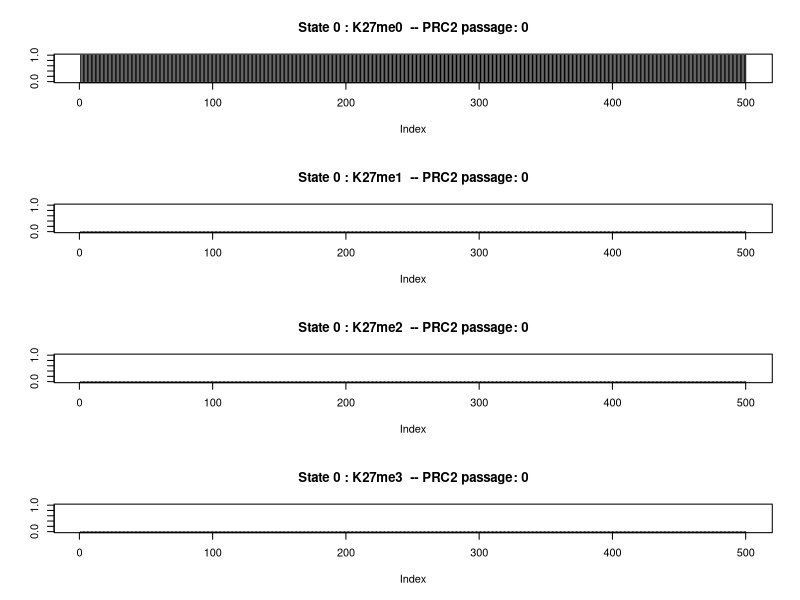
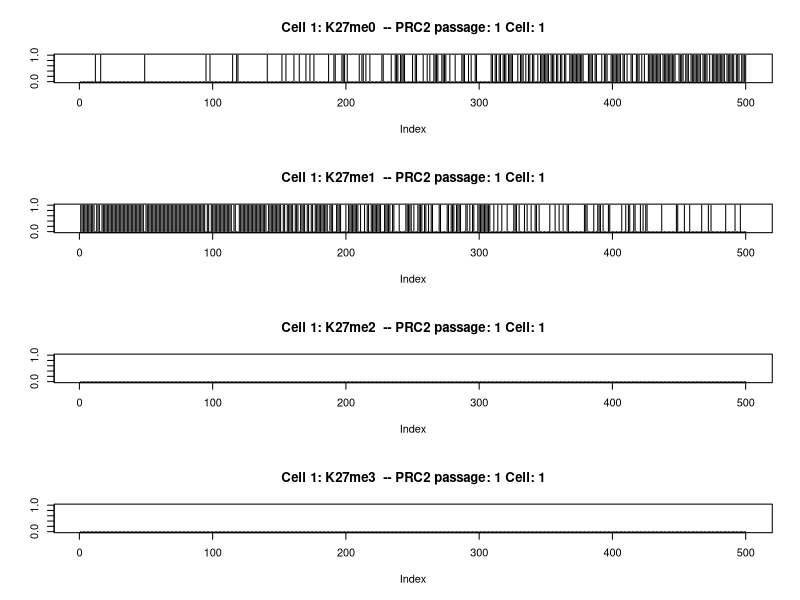
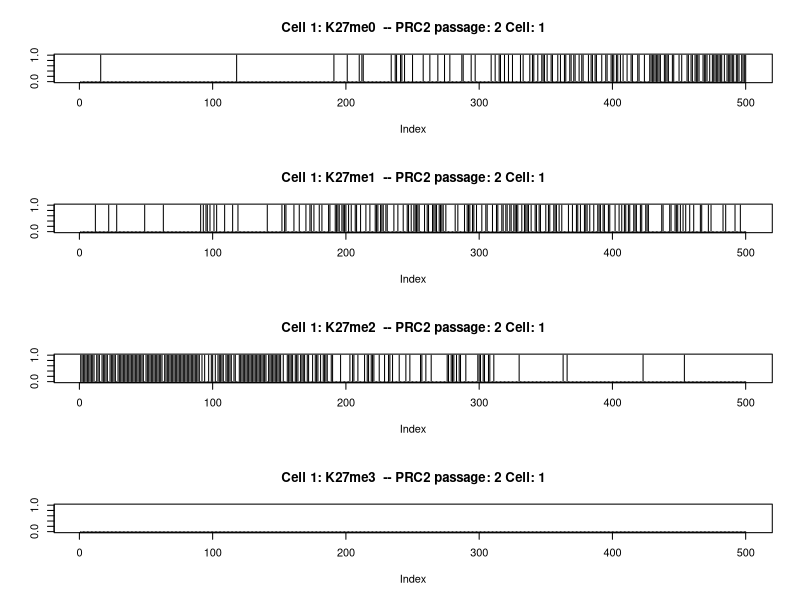
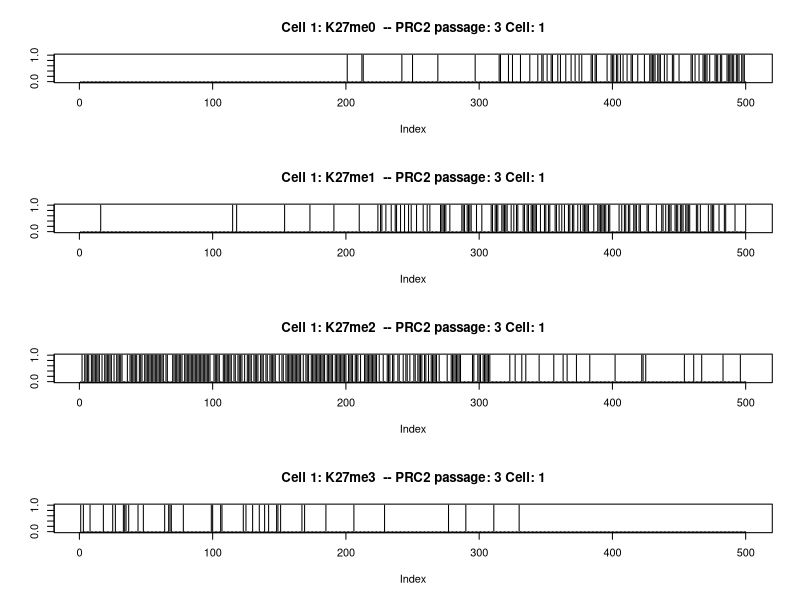
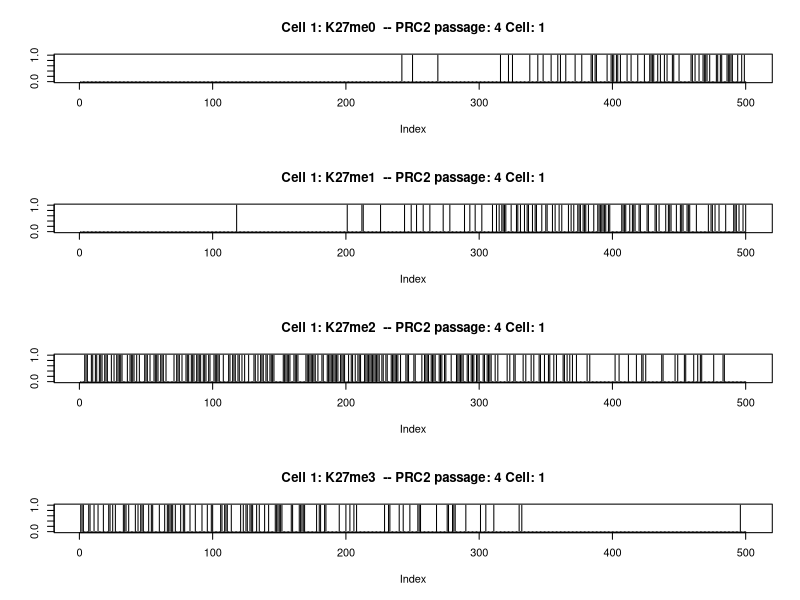
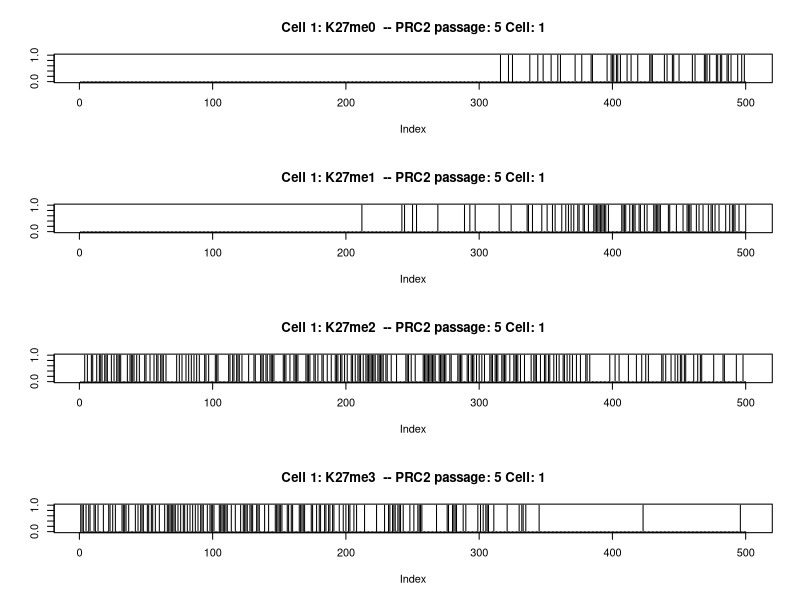
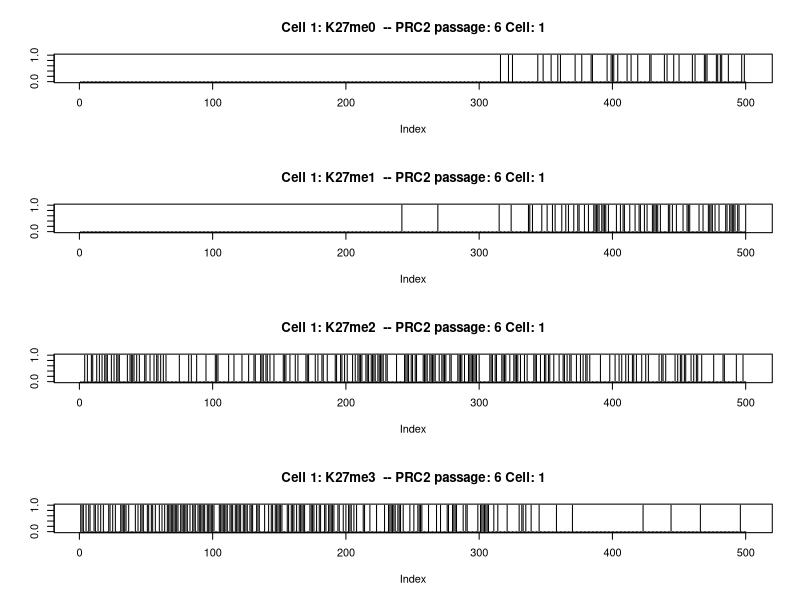
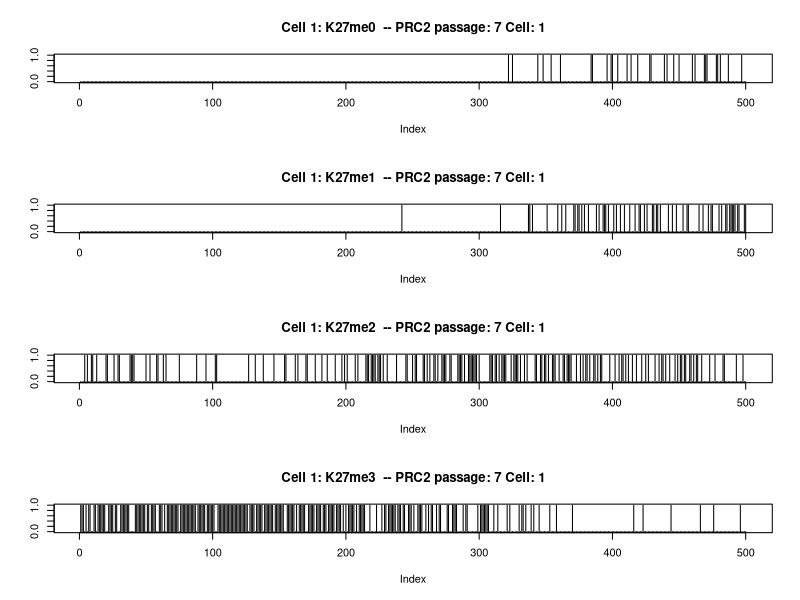

Source code (R) for these figures, in order:
setwd("~/Desktop/Histone_Mark_Simulation/Images/new/")
options(scipen=999)
mysamp <- function(n, m, s, lwr, upr, nnorm) {
  samp <- rnorm(nnorm, m, s)
  samp <- samp[samp >= lwr & samp <= upr]
  if (length(samp) >= n) {
    return(sample(samp, n))
  }  
  stop(simpleError("Not enough values to sample from. Try increasing nnorm."))
}

nnuc=500
### prc2 initiation
prc2=0
mitosis=10
mitosis0=mitosis
burden12=0.00
burden23=0.55
# population initiation
finalz<-data.frame(integer(nnuc),integer(nnuc),integer(nnuc),integer(nnuc),integer(nnuc))
colnames(finalz)<-c("N","me0","me1","me2","me3")
for (n in 1:nnuc)
{
  finalz$N[n]=n
  finalz$me0[n]=0
  finalz$me1[n]=0
  finalz$me2[n]=0
  finalz$me3[n]=0
}


passages<- data.frame(matrix(nrow = nnuc,ncol = (3*mitosis)))
passcolnames<-c()
#passcolnames<-c("N")
for (i in 1:mitosis){
  #  passcolnames<-c(passcolnames,paste(i,"me0",sep="_"))
  passcolnames<-c(passcolnames,paste(i,"me1",sep="_"))
  passcolnames<-c(passcolnames,paste(i,"me2",sep="_"))
  passcolnames<-c(passcolnames,paste(i,"me3",sep="_"))
}
colnames(passages)<-passcolnames
for (n in 1:nnuc)
{
  passages[n,]=0
}

initial_cell_count=10
final_cell_count=initial_cell_count

for (cell in 1:initial_cell_count)  {
  #  set.seed(cell)
  ### Creating Naked Chromatin
  chromatin<-data.frame(integer(nnuc),integer(nnuc),integer(nnuc),integer(nnuc),integer(nnuc),integer(nnuc))
  colnames(chromatin)<-c("N","S","me0","me1","me2","me3")
  
  
  for (n in 1:nnuc)
  {
    chromatin$N[n]=n
    chromatin$S[n]=0
    chromatin$me0[n]=1
    chromatin$me1[n]=0
    chromatin$me2[n]=0
    chromatin$me3[n]=0
  }
  if (cell ==1)
  {
    #png(paste("~/Desktop/Histone_Mark_Simulation/Images/000-3marks-average.png",sep=""),width = 800,height = 600)
    
    par(mfrow=c(4,1))
    plot(chromatin$me0,type = "h", ylim = c(0,1), main = paste("State 0 : K27me0","  -- PRC2 passage: ",prc2,sep=""),ylab="")
    plot(chromatin$me1,type = "h", ylim = c(0,1), main = paste("State 0 : K27me1","  -- PRC2 passage: ",prc2,sep=""),ylab="")
    plot(chromatin$me2,type = "h", ylim = c(0,1), main = paste("State 0 : K27me2","  -- PRC2 passage: ",prc2,sep=""),ylab="")
    plot(chromatin$me3,type = "h", ylim = c(0,1), main = paste("State 0 : K27me3","  -- PRC2 passage: ",prc2,sep=""),ylab="")
    #dev.off()
  }
  
  padd0=c()
  padd1=c()
  padd2=c()
  padd3=c()
  
  mitosis=mitosis0 
  print(mitosis)  
  
  ### Runs of PRC2
  for (prc2 in 1:mitosis) {
    ### Depositing marks
    for (n in 1:nnuc)
    {
      
      padd1[n]=mysamp(n=1, m=0.69, s=0.1, lwr=0, upr=1, nnorm=100)
      padd2[n]=mysamp(n=1, m=0.01, s=0.1, lwr=0, upr=1, nnorm=100)
      padd3[n]=mysamp(n=1, m=0.00, s=0.1, lwr=0, upr=1, nnorm=100)
      padd0[n]=1-(sum(padd1[n],padd2[n],padd3[n]))
      
      
      # PRC2 halflife
      if (0.3-(n/nnuc) < 0 ){lower=0} else {lower=0.3-(n/nnuc)}
      if (1.3-(n/nnuc) > 1){upper=1} else {upper=1.3-(n/nnuc)}
      if (0.8-(n/nnuc) < 0){meaner=0} else {meaner=0.8-(n/nnuc)}
      
      chromatin$pE[n]=mysamp(n=1, m=meaner, s=0.05, lwr=lower, upr=upper, nnorm=100)
      
      chromatin$pDep0[n]=padd0[n]
      chromatin$pDep1[n]=padd1[n]*chromatin$pE[n]
      chromatin$pDep2[n]=padd2[n]*chromatin$pE[n]
      chromatin$pDep3[n]=padd3[n]*chromatin$pE[n]
      chromatin$pmax[n]=max(c(chromatin$pDep0[n],chromatin$pDep1[n],chromatin$pDep2[n],chromatin$pDep3[n]))
      #     print (paste ("Cell: ",cell," --- PRC2 passage: ",prc2))
      
      if (chromatin$S[n] == 0)
      {
        if(chromatin$pDep0[n] == chromatin$pmax[n])
        {
          chromatin$me0[n]=1
          chromatin$me1[n]=0
          chromatin$me2[n]=0
          chromatin$me3[n]=0
        } else if(chromatin$pDep1[n] == chromatin$pmax[n]) {
          chromatin$S[n]=1
          chromatin$me0[n]=0
          chromatin$me1[n]=1
          chromatin$me2[n]=0
          chromatin$me3[n]=0
        } else  if(chromatin$pDep2[n] == chromatin$pmax[n]) {
          chromatin$S[n]=2
          chromatin$me0[n]=0
          chromatin$me1[n]=0
          chromatin$me2[n]=1
          chromatin$me3[n]=0
        } else  if(chromatin$pDep3[n] == chromatin$pmax[n]) {
          chromatin$S[n]=3
          chromatin$me0[n]=0
          chromatin$me1[n]=0
          chromatin$me2[n]=0
          chromatin$me3[n]=1
        }
      } else if (chromatin$S[n] == 1)  {
        if(chromatin$pDep0[n] == chromatin$pmax[n])
        {
          chromatin$S[n]=1
          chromatin$me0[n]=0
          chromatin$me1[n]=1
          chromatin$me2[n]=0
          chromatin$me3[n]=0
        } else if(chromatin$pDep1[n] == chromatin$pmax[n] & rnorm(1,mean=0.5,sd=0.1) > burden12) {
          chromatin$S[n]=2
          chromatin$me0[n]=0
          chromatin$me1[n]=0
          chromatin$me2[n]=1
          chromatin$me3[n]=0
        } else  if(chromatin$pDep2[n] == chromatin$pmax[n]) {
          chromatin$S[n]=3
          chromatin$me0[n]=0
          chromatin$me1[n]=0
          chromatin$me2[n]=0
          chromatin$me3[n]=1
        } 
      } else if (chromatin$S[n] == 2)  {
        if(chromatin$pDep0[n] == chromatin$pmax[n])
        {
          chromatin$S[n]=2
          chromatin$me0[n]=0
          chromatin$me1[n]=0
          chromatin$me2[n]=1
          chromatin$me3[n]=0
        } else if(chromatin$pDep1[n] == chromatin$pmax[n]  & rnorm(1,mean=0.5,sd=0.1) > burden23)  {
          chromatin$S[n]=3
          chromatin$me0[n]=0
          chromatin$me1[n]=0
          chromatin$me2[n]=0
          chromatin$me3[n]=1
        }
      }
    }
    
    
    
    #prc2=(prc2)+1
    #print (prc2)
    
    if (cell ==1 && prc2>0){
      #png(paste("~/Desktop/Histone_Mark_Simulation/Images/",prc2,"-3marks-average.png",sep=""),width = 800,height = 600)
      
      par(mfrow=c(4,1))
      plot(chromatin$me0,type = "h", ylim = c(0,1), main = paste("Cell 1: K27me0","  -- PRC2 passage: ",prc2," Cell: ",cell,sep=""),ylab="")
      plot(chromatin$me1,type = "h", ylim = c(0,1), main = paste("Cell 1: K27me1","  -- PRC2 passage: ",prc2," Cell: ",cell,sep=""),ylab="")
      plot(chromatin$me2,type = "h", ylim = c(0,1), main = paste("Cell 1: K27me2","  -- PRC2 passage: ",prc2," Cell: ",cell,sep=""),ylab="")
      plot(chromatin$me3,type = "h", ylim = c(0,1), main = paste("Cell 1: K27me3","  -- PRC2 passage: ",prc2," Cell: ",cell,sep=""),ylab="")
      #dev.off()
    }
    
    
    colnumber=(prc2-1)*3
    #      passages[,colnumber]=passages[,colnumber]+chromatin$me0
    passages[,(colnumber+1)]=passages[,(colnumber+1)]+chromatin$me1
    passages[,(colnumber+2)]=passages[,(colnumber+2)]+chromatin$me2
    passages[,(colnumber+3)]=passages[,(colnumber+3)]+chromatin$me3      
    
    
    
    
  }
  
  
  finalz$me0<-finalz$me0+chromatin$me0
  finalz$me1<-finalz$me1+chromatin$me1
  finalz$me2<-finalz$me2+chromatin$me2
  finalz$me3<-finalz$me3+chromatin$me3
  print ("iteration")
  print (cell)
  #print ("chromatin3")
  #print(chromatin$me3)
  
  
  # Mitosis  
  if (runif(n=1,min = 0,max = 100) >= 50  && prc2 > 1)
  {
    #Adding one to the number of final cell population
    final_cell_count=final_cell_count+1
    
    ## Removing the chromatin values already added to the pool (passages) so when we add the values of the daughter chromatins, it won't be doubled
    
    passages[,(colnumber+1)]=passages[,(colnumber+1)]-chromatin$me1
    passages[,(colnumber+2)]=passages[,(colnumber+2)]-chromatin$me2
    passages[,(colnumber+3)]=passages[,(colnumber+3)]-chromatin$me3      
    finalz$me0<-finalz$me0-chromatin$me0
    finalz$me1<-finalz$me1-chromatin$me1
    finalz$me2<-finalz$me2-chromatin$me2
    finalz$me3<-finalz$me3-chromatin$me3
    
    # Creating two empty daughter chromatins
    daughter1<-data.frame(integer(nnuc),integer(nnuc),integer(nnuc),integer(nnuc),integer(nnuc),integer(nnuc))
    colnames(daughter1)<-c("N","S","me0","me1","me2","me3")
    
    
    for (n in 1:nnuc)
    {
      daughter1$N[n]=n
      daughter1$S[n]=0
      daughter1$me0[n]=1
      daughter1$me1[n]=0
      daughter1$me2[n]=0
      daughter1$me3[n]=0
    }
    
    daughter2<-data.frame(integer(nnuc),integer(nnuc),integer(nnuc),integer(nnuc),integer(nnuc),integer(nnuc))
    colnames(daughter2)<-c("N","S","me0","me1","me2","me3")
    
    
    for (n in 1:nnuc)
    {
      daughter2$N[n]=n
      daughter2$S[n]=0
      daughter2$me0[n]=1
      daughter2$me1[n]=0
      daughter2$me2[n]=0
      daughter2$me3[n]=0
    }
    
    
    #randomly assigning marks from the mother chromatin to its daughter chromatins (likelihood of 50% on each nucleosome to be assigned to a different daughter chromatin)
    
    for (m in 1:nnuc){
      if (runif(n=1,min = 0,max = 100) > 50)
      {
        daughter1$S[m]=chromatin$S[m]
        daughter1$me0[m]=chromatin$me0[m]
        daughter1$me1[m]=chromatin$me1[m]
        daughter1$me2[m]=chromatin$me2[m]
        daughter1$me3[m]=chromatin$me3[m]
      }
      else {
        daughter2$S[m]=chromatin$S[m]
        daughter2$me0[m]=chromatin$me0[m]
        daughter2$me1[m]=chromatin$me1[m]
        daughter2$me2[m]=chromatin$me2[m]
        daughter2$me3[m]=chromatin$me3[m]
      }
    }
    
    
    
    # print daughter chromatins
    if (cell ==1 && prc2==mitosis0){
      #png(paste("~/Desktop/Histone_Mark_Simulation/Images/",prc2,"-3marks-average.png",sep=""),width = 800,height = 600)
      par(mfrow=c(4,1))
      plot(daughter1$me0,type = "h", ylim = c(0,1), main = paste("Original Daughter1 Cell 1: K27me0","  -- PRC2 passage: ",prc2," Cell: ",cell,sep=""),ylab="")
      plot(daughter1$me1,type = "h", ylim = c(0,1), main = paste("Original Daughter1 Cell 1: K27me1","  -- PRC2 passage: ",prc2," Cell: ",cell,sep=""),ylab="")
      plot(daughter1$me2,type = "h", ylim = c(0,1), main = paste("Original Daughter1 Cell 1: K27me2","  -- PRC2 passage: ",prc2," Cell: ",cell,sep=""),ylab="")
      plot(daughter1$me3,type = "h", ylim = c(0,1), main = paste("Original Daughter1 Cell 1: K27me3","  -- PRC2 passage: ",prc2," Cell: ",cell,sep=""),ylab="")
      
      plot(daughter2$me0,type = "h", ylim = c(0,1), main = paste("Original Daughter2 Cell 2: K27me0","  -- PRC2 passage: ",prc2," Cell: ",cell,sep=""),ylab="")
      plot(daughter2$me1,type = "h", ylim = c(0,1), main = paste("Original Daughter2 Cell 2: K27me1","  -- PRC2 passage: ",prc2," Cell: ",cell,sep=""),ylab="")
      plot(daughter2$me2,type = "h", ylim = c(0,1), main = paste("Original Daughter2 Cell 2: K27me2","  -- PRC2 passage: ",prc2," Cell: ",cell,sep=""),ylab="")
      plot(daughter2$me3,type = "h", ylim = c(0,1), main = paste("Original Daughter2 Cell 2: K27me3","  -- PRC2 passage: ",prc2," Cell: ",cell,sep=""),ylab="")
      
      
      #dev.off()
    }
    
    
    ####### Now putting daughter chromatins through another round of Lysine methylation  ################
    ################## Daughter 1 #######################
    ### Runs of PRC2
    for (prc2 in 1:mitosis) {
      ### Depositing marks on daughter1
      for (n in 1:nnuc)
      {
        
        padd1[n]=mysamp(n=1, m=0.69, s=0.1, lwr=0, upr=1, nnorm=100)
        padd2[n]=mysamp(n=1, m=0.01, s=0.1, lwr=0, upr=1, nnorm=100)
        padd3[n]=mysamp(n=1, m=0.00, s=0.1, lwr=0, upr=1, nnorm=100)
        padd0[n]=1-(sum(padd1[n],padd2[n],padd3[n]))
        
        
        # PRC2 halflife
        if (0.3-(n/nnuc) < 0 ){lower=0} else {lower=0.3-(n/nnuc)}
        if (1.3-(n/nnuc) > 1){upper=1} else {upper=1.3-(n/nnuc)}
        if (0.8-(n/nnuc) < 0){meaner=0} else {meaner=0.8-(n/nnuc)}
        
        daughter1$pE[n]=mysamp(n=1, m=meaner, s=0.05, lwr=lower, upr=upper, nnorm=100)
        
        daughter1$pDep0[n]=padd0[n]
        daughter1$pDep1[n]=padd1[n]*daughter1$pE[n]
        daughter1$pDep2[n]=padd2[n]*daughter1$pE[n]
        daughter1$pDep3[n]=padd3[n]*daughter1$pE[n]
        daughter1$pmax[n]=max(c(daughter1$pDep0[n],daughter1$pDep1[n],daughter1$pDep2[n],daughter1$pDep3[n]))
        #     print (paste ("Cell: ",cell," --- PRC2 passage: ",prc2))
        
        if (daughter1$S[n] == 0)
        {
          if(daughter1$pDep0[n] == daughter1$pmax[n])
          {
            daughter1$me0[n]=1
            daughter1$me1[n]=0
            daughter1$me2[n]=0
            daughter1$me3[n]=0
          } else if(daughter1$pDep1[n] == daughter1$pmax[n]) {
            daughter1$S[n]=1
            daughter1$me0[n]=0
            daughter1$me1[n]=1
            daughter1$me2[n]=0
            daughter1$me3[n]=0
          } else  if(daughter1$pDep2[n] == daughter1$pmax[n]) {
            daughter1$S[n]=2
            daughter1$me0[n]=0
            daughter1$me1[n]=0
            daughter1$me2[n]=1
            daughter1$me3[n]=0
          } else  if(daughter1$pDep3[n] == daughter1$pmax[n]) {
            daughter1$S[n]=3
            daughter1$me0[n]=0
            daughter1$me1[n]=0
            daughter1$me2[n]=0
            daughter1$me3[n]=1
          }
        } else if (daughter1$S[n] == 1)  {
          if(daughter1$pDep0[n] == daughter1$pmax[n])
          {
            daughter1$S[n]=1
            daughter1$me0[n]=0
            daughter1$me1[n]=1
            daughter1$me2[n]=0
            daughter1$me3[n]=0
          } else if(daughter1$pDep1[n] == daughter1$pmax[n] & rnorm(1,mean=0.5,sd=0.1) > burden12) {
            daughter1$S[n]=2
            daughter1$me0[n]=0
            daughter1$me1[n]=0
            daughter1$me2[n]=1
            daughter1$me3[n]=0
          } else  if(daughter1$pDep2[n] == daughter1$pmax[n]) {
            daughter1$S[n]=3
            daughter1$me0[n]=0
            daughter1$me1[n]=0
            daughter1$me2[n]=0
            daughter1$me3[n]=1
          } 
        } else if (daughter1$S[n] == 2)  {
          if(daughter1$pDep0[n] == daughter1$pmax[n])
          {
            daughter1$S[n]=2
            daughter1$me0[n]=0
            daughter1$me1[n]=0
            daughter1$me2[n]=1
            daughter1$me3[n]=0
          } else if(daughter1$pDep1[n] == daughter1$pmax[n]  & rnorm(1,mean=0.5,sd=0.1) > burden23)  {
            daughter1$S[n]=3
            daughter1$me0[n]=0
            daughter1$me1[n]=0
            daughter1$me2[n]=0
            daughter1$me3[n]=1
          }
        }
      }
      
      
      
      #prc2=(prc2)+1
      #print (prc2)
      
      if (cell ==1 && prc2>0){
        #png(paste("~/Desktop/Histone_Mark_Simulation/Images/",prc2,"-3marks-average.png",sep=""),width = 800,height = 600)
        
        par(mfrow=c(4,1))
        plot(daughter1$me0,type = "h", ylim = c(0,1), main = paste("Daughter1 Cell 1: K27me0","  -- PRC2 passage: ",prc2," Cell: ",cell,sep=""),ylab="")
        plot(daughter1$me1,type = "h", ylim = c(0,1), main = paste("Daughter1 Cell 1: K27me1","  -- PRC2 passage: ",prc2," Cell: ",cell,sep=""),ylab="")
        plot(daughter1$me2,type = "h", ylim = c(0,1), main = paste("Daughter1 Cell 1: K27me2","  -- PRC2 passage: ",prc2," Cell: ",cell,sep=""),ylab="")
        plot(daughter1$me3,type = "h", ylim = c(0,1), main = paste("Daughter1 Cell 1: K27me3","  -- PRC2 passage: ",prc2," Cell: ",cell,sep=""),ylab="")
        #dev.off()
      }
      
      
      colnumber=(prc2-1)*3
      #passages[,colnumber]=passages[,colnumber]+daughter1$me0
      passages[,(colnumber+1)]=passages[,(colnumber+1)]+daughter1$me1
      passages[,(colnumber+2)]=passages[,(colnumber+2)]+daughter1$me2
      passages[,(colnumber+3)]=passages[,(colnumber+3)]+daughter1$me3
      finalz$me0<-finalz$me0+daughter1$me0
      finalz$me1<-finalz$me1+daughter1$me1
      finalz$me2<-finalz$me2+daughter1$me2
      finalz$me3<-finalz$me3+daughter1$me3
      
      
      
      
    }
    ################## Daughter 2 #######################
    
    ### Runs of PRC2
    for (prc2 in 1:mitosis) {
      ### Depositing marks on daughter 2
      for (n in 1:nnuc)
      {
        
        padd1[n]=mysamp(n=1, m=0.69, s=0.1, lwr=0, upr=1, nnorm=100)
        padd2[n]=mysamp(n=1, m=0.01, s=0.1, lwr=0, upr=1, nnorm=100)
        padd3[n]=mysamp(n=1, m=0.00, s=0.1, lwr=0, upr=1, nnorm=100)
        padd0[n]=1-(sum(padd1[n],padd2[n],padd3[n]))
        
        
        # PRC2 halflife
        if (0.3-(n/nnuc) < 0 ){lower=0} else {lower=0.3-(n/nnuc)}
        if (1.3-(n/nnuc) > 1){upper=1} else {upper=1.3-(n/nnuc)}
        if (0.8-(n/nnuc) < 0){meaner=0} else {meaner=0.8-(n/nnuc)}
        
        daughter2$pE[n]=mysamp(n=1, m=meaner, s=0.05, lwr=lower, upr=upper, nnorm=100)
        
        daughter2$pDep0[n]=padd0[n]
        daughter2$pDep1[n]=padd1[n]*daughter2$pE[n]
        daughter2$pDep2[n]=padd2[n]*daughter2$pE[n]
        daughter2$pDep3[n]=padd3[n]*daughter2$pE[n]
        daughter2$pmax[n]=max(c(daughter2$pDep0[n],daughter2$pDep1[n],daughter2$pDep2[n],daughter2$pDep3[n]))
        #     print (paste ("Cell: ",cell," --- PRC2 passage: ",prc2))
        
        if (daughter2$S[n] == 0)
        {
          if(daughter2$pDep0[n] == daughter2$pmax[n])
          {
            daughter2$me0[n]=1
            daughter2$me1[n]=0
            daughter2$me2[n]=0
            daughter2$me3[n]=0
          } else if(daughter2$pDep1[n] == daughter2$pmax[n]) {
            daughter2$S[n]=1
            daughter2$me0[n]=0
            daughter2$me1[n]=1
            daughter2$me2[n]=0
            daughter2$me3[n]=0
          } else  if(daughter2$pDep2[n] == daughter2$pmax[n]) {
            daughter2$S[n]=2
            daughter2$me0[n]=0
            daughter2$me1[n]=0
            daughter2$me2[n]=1
            daughter2$me3[n]=0
          } else  if(daughter2$pDep3[n] == daughter2$pmax[n]) {
            daughter2$S[n]=3
            daughter2$me0[n]=0
            daughter2$me1[n]=0
            daughter2$me2[n]=0
            daughter2$me3[n]=1
          }
        } else if (daughter2$S[n] == 1)  {
          if(daughter2$pDep0[n] == daughter2$pmax[n])
          {
            daughter2$S[n]=1
            daughter2$me0[n]=0
            daughter2$me1[n]=1
            daughter2$me2[n]=0
            daughter2$me3[n]=0
          } else if(daughter2$pDep1[n] == daughter2$pmax[n] & rnorm(1,mean=0.5,sd=0.1) > burden12) {
            daughter2$S[n]=2
            daughter2$me0[n]=0
            daughter2$me1[n]=0
            daughter2$me2[n]=1
            daughter2$me3[n]=0
          } else  if(daughter2$pDep2[n] == daughter2$pmax[n]) {
            daughter2$S[n]=3
            daughter2$me0[n]=0
            daughter2$me1[n]=0
            daughter2$me2[n]=0
            daughter2$me3[n]=1
          } 
        } else if (daughter2$S[n] == 2)  {
          if(daughter2$pDep0[n] == daughter2$pmax[n])
          {
            daughter2$S[n]=2
            daughter2$me0[n]=0
            daughter2$me1[n]=0
            daughter2$me2[n]=1
            daughter2$me3[n]=0
          } else if(daughter2$pDep1[n] == daughter2$pmax[n]  & rnorm(1,mean=0.5,sd=0.1) > burden23)  {
            daughter2$S[n]=3
            daughter2$me0[n]=0
            daughter2$me1[n]=0
            daughter2$me2[n]=0
            daughter2$me3[n]=1
          }
        }
      }
      
      
      
      #prc2=(prc2)+1
      #print (prc2)
      
      if (cell ==1 && prc2>0){
        #png(paste("~/Desktop/Histone_Mark_Simulation/Images/",prc2,"-3marks-average.png",sep=""),width = 800,height = 600)
        
        par(mfrow=c(4,1))
        plot(daughter2$me0,type = "h", ylim = c(0,1), main = paste("Daughter2 Cell 1: K27me0","  -- PRC2 passage: ",prc2," Cell: ",cell,sep=""),ylab="")
        plot(daughter2$me1,type = "h", ylim = c(0,1), main = paste("Daughter2 Cell 1: K27me1","  -- PRC2 passage: ",prc2," Cell: ",cell,sep=""),ylab="")
        plot(daughter2$me2,type = "h", ylim = c(0,1), main = paste("Daughter2 Cell 1: K27me2","  -- PRC2 passage: ",prc2," Cell: ",cell,sep=""),ylab="")
        plot(daughter2$me3,type = "h", ylim = c(0,1), main = paste("Daughter2 Cell 1: K27me3","  -- PRC2 passage: ",prc2," Cell: ",cell,sep=""),ylab="")
        #dev.off()
      }
      
      
      colnumber=(prc2-1)*3
      #      passages[,colnumber]=passages[,colnumber]+daughter2$me0
      passages[,(colnumber+1)]=passages[,(colnumber+1)]+daughter2$me1
      passages[,(colnumber+2)]=passages[,(colnumber+2)]+daughter2$me2
      passages[,(colnumber+3)]=passages[,(colnumber+3)]+daughter2$me3      
      finalz$me0<-finalz$me0+daughter2$me0
      finalz$me1<-finalz$me1+daughter2$me1
      finalz$me2<-finalz$me2+daughter2$me2
      finalz$me3<-finalz$me3+daughter2$me3
      
      
      
    }    
    
    

    ####### End of putting daughter chromatins through another round of Lysine methylation  #############
    
    
  }
  
  
  
  
}




finalz$me0av<-finalz$me0/cell
finalz$me1av<-finalz$me1/cell
finalz$me2av<-finalz$me2/cell
finalz$me3av<-finalz$me3/cell




for (state in 0:(mitosis0-1))
{
  #png(paste("~/Desktop/Histone_Mark_Simulation/Images/Average_State-",state,"-3marks-average.png",sep=""),width = 800,height = 600)
  par(mfrow=c(3,1))
  
  plot((passages[,(3*state)+1]/final_cell_count),type = "h", ylim = c(0,1), main = paste("K27me1","  -- Average over : ",cell," Cells"," PRC2 passage: ",state,sep=""),ylab="")
  plot((passages[,(3*state)+2]/final_cell_count),type = "h", ylim = c(0,1), main = paste("K27me2","  -- Average over : ",cell," Cells"," PRC2 passage: ",state,sep=""),ylab="")
  plot((passages[,(3*state)+3]/final_cell_count),type = "h", ylim = c(0,1), main = paste("K27me3","  -- Average over : ",cell," Cells"," PRC2 passage: ",state,sep=""),ylab="")
  #dev.off()
  
}



# for (state in (mitosis0-1):(mitosis0-1))
# {
#   #png(paste("~/Desktop/Histone_Mark_Simulation/Images/Average_State-",state,"-3marks-average.png",sep=""),width = 800,height = 600)
#   par(mfrow=c(3,1))
#   
#   plot((passages[,(3*state)+1]/initial_cell_count),type = "h", ylim = c(0,1), main = paste("K27me1","  -- Average over : ",cell," Cells"," PRC2 passage: ",state,sep=""),ylab="")
#   plot((passages[,(3*state)+2]/initial_cell_count),type = "h", ylim = c(0,1), main = paste("K27me2","  -- Average over : ",cell," Cells"," PRC2 passage: ",state,sep=""),ylab="")
#   plot((passages[,(3*state)+3]/initial_cell_count),type = "h", ylim = c(0,1), main = paste("K27me3","  -- Average over : ",cell," Cells"," PRC2 passage: ",state,sep=""),ylab="")
#   #dev.off()
#   
# }
